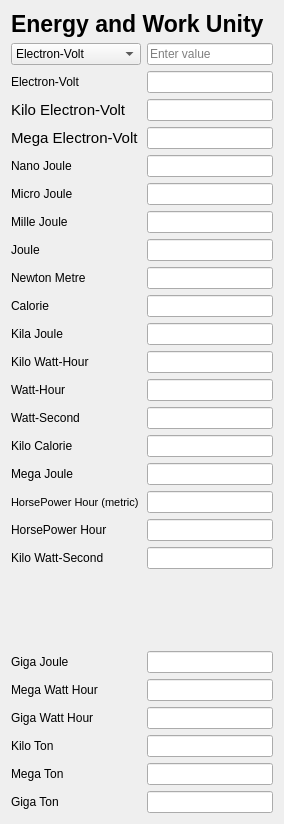
          <widget class="QWidget" name="scrollAreaWidgetContents_11">
           <property name="geometry">
            <rect>
             <x>0</x>
             <y>0</y>
             <width>284</width>
             <height>824</height>
            </rect>
           </property>
           <layout class="QGridLayout" name="gridLayout_22">
            <item row="15" column="1">
             <widget class="QLineEdit" name="lineEdit_103">
              <property name="readOnly">
               <bool>true</bool>
              </property>
             </widget>
            </item>
            <item row="0" column="0" colspan="2">
             <widget class="QLabel" name="label_89">
              <property name="font">
               <font>
                <pointsize>17</pointsize>
                <weight>75</weight>
                <bold>true</bold>
               </font>
              </property>
              <property name="text">
               <string>Energy and Work Unity</string>
              </property>
             </widget>
            </item>
            <item row="3" column="1">
             <widget class="QLineEdit" name="lineEdit_91">
              <property name="readOnly">
               <bool>true</bool>
              </property>
             </widget>
            </item>
            <item row="4" column="1">
             <widget class="QLineEdit" name="lineEdit_92">
              <property name="readOnly">
               <bool>true</bool>
              </property>
             </widget>
            </item>
            <item row="2" column="1">
             <widget class="QLineEdit" name="lineEdit_90">
              <property name="readOnly">
               <bool>true</bool>
              </property>
             </widget>
            </item>
            <item row="20" column="0">
             <spacer name="verticalSpacer_10">
              <property name="orientation">
               <enum>Qt::Vertical</enum>
              </property>
              <property name="sizeHint" stdset="0">
               <size>
                <width>20</width>
                <height>91</height>
               </size>
              </property>
             </spacer>
            </item>
            <item row="7" column="0">
             <widget class="QLabel" name="label_95">
              <property name="text">
               <string>Mille Joule</string>
              </property>
             </widget>
            </item>
            <item row="2" column="0">
             <widget class="QLabel" name="label_90">
              <property name="text">
               <string>Electron-Volt</string>
              </property>
             </widget>
            </item>
            <item row="16" column="0">
             <widget class="QLabel" name="label_104">
              <property name="text">
               <string>Mega Joule</string>
              </property>
             </widget>
            </item>
            <item row="6" column="1">
             <widget class="QLineEdit" name="lineEdit_94">
              <property name="readOnly">
               <bool>true</bool>
              </property>
             </widget>
            </item>
            <item row="5" column="1">
             <widget class="QLineEdit" name="lineEdit_93">
              <property name="readOnly">
               <bool>true</bool>
              </property>
             </widget>
            </item>
            <item row="25" column="1">
             <widget class="QLineEdit" name="lineEdit_112">
              <property name="readOnly">
               <bool>true</bool>
              </property>
             </widget>
            </item>
            <item row="24" column="0">
             <widget class="QLabel" name="label_111">
              <property name="text">
               <string>Kilo Ton</string>
              </property>
             </widget>
            </item>
            <item row="18" column="0">
             <widget class="QLabel" name="label_106">
              <property name="text">
               <string>HorsePower Hour</string>
              </property>
             </widget>
            </item>
            <item row="11" column="1">
             <widget class="QLineEdit" name="lineEdit_99">
              <property name="readOnly">
               <bool>true</bool>
              </property>
             </widget>
            </item>
            <item row="9" column="1">
             <widget class="QLineEdit" name="lineEdit_97">
              <property name="readOnly">
               <bool>true</bool>
              </property>
             </widget>
            </item>
            <item row="8" column="1">
             <widget class="QLineEdit" name="lineEdit_96">
              <property name="readOnly">
               <bool>true</bool>
              </property>
             </widget>
            </item>
            <item row="23" column="0">
             <widget class="QLabel" name="label_110">
              <property name="text">
               <string>Giga Watt Hour</string>
              </property>
             </widget>
            </item>
            <item row="23" column="1">
             <widget class="QLineEdit" name="lineEdit_110">
              <property name="readOnly">
               <bool>true</bool>
              </property>
             </widget>
            </item>
            <item row="14" column="0">
             <widget class="QLabel" name="label_102">
              <property name="text">
               <string>Watt-Second</string>
              </property>
             </widget>
            </item>
            <item row="4" column="0">
             <widget class="QLabel" name="label_92">
              <property name="font">
               <font>
                <pointsize>11</pointsize>
               </font>
              </property>
              <property name="text">
               <string>Mega Electron-Volt</string>
              </property>
             </widget>
            </item>
            <item row="8" column="0">
             <widget class="QLabel" name="label_96">
              <property name="text">
               <string>Joule</string>
              </property>
             </widget>
            </item>
            <item row="14" column="1">
             <widget class="QLineEdit" name="lineEdit_102">
              <property name="readOnly">
               <bool>true</bool>
              </property>
             </widget>
            </item>
            <item row="16" column="1">
             <widget class="QLineEdit" name="lineEdit_104">
              <property name="readOnly">
               <bool>true</bool>
              </property>
             </widget>
            </item>
            <item row="18" column="1">
             <widget class="QLineEdit" name="lineEdit_106">
              <property name="readOnly">
               <bool>true</bool>
              </property>
             </widget>
            </item>
            <item row="21" column="0">
             <widget class="QLabel" name="label_108">
              <property name="text">
               <string>Giga Joule</string>
              </property>
             </widget>
            </item>
            <item row="24" column="1">
             <widget class="QLineEdit" name="lineEdit_111">
              <property name="readOnly">
               <bool>true</bool>
              </property>
             </widget>
            </item>
            <item row="21" column="1">
             <widget class="QLineEdit" name="lineEdit_108">
              <property name="readOnly">
               <bool>true</bool>
              </property>
             </widget>
            </item>
            <item row="10" column="1">
             <widget class="QLineEdit" name="lineEdit_98">
              <property name="readOnly">
               <bool>true</bool>
              </property>
             </widget>
            </item>
            <item row="7" column="1">
             <widget class="QLineEdit" name="lineEdit_95">
              <property name="readOnly">
               <bool>true</bool>
              </property>
             </widget>
            </item>
            <item row="13" column="0">
             <widget class="QLabel" name="label_101">
              <property name="text">
               <string>Watt-Hour</string>
              </property>
             </widget>
            </item>
            <item row="9" column="0">
             <widget class="QLabel" name="label_97">
              <property name="text">
               <string>Newton Metre</string>
              </property>
             </widget>
            </item>
            <item row="22" column="0">
             <widget class="QLabel" name="label_109">
              <property name="text">
               <string>Mega Watt Hour</string>
              </property>
             </widget>
            </item>
            <item row="1" column="1">
             <widget class="QLineEdit" name="lineEdit_89">
              <property name="dragEnabled">
               <bool>true</bool>
              </property>
              <property name="placeholderText">
               <string>Enter value</string>
              </property>
              <property name="clearButtonEnabled">
               <bool>true</bool>
              </property>
             </widget>
            </item>
            <item row="10" column="0">
             <widget class="QLabel" name="label_98">
              <property name="text">
               <string>Calorie</string>
              </property>
             </widget>
            </item>
            <item row="12" column="0">
             <widget class="QLabel" name="label_100">
              <property name="text">
               <string>Kilo Watt-Hour</string>
              </property>
             </widget>
            </item>
            <item row="22" column="1">
             <widget class="QLineEdit" name="lineEdit_109"/>
            </item>
            <item row="13" column="1">
             <widget class="QLineEdit" name="lineEdit_101">
              <property name="readOnly">
               <bool>true</bool>
              </property>
             </widget>
            </item>
            <item row="6" column="0">
             <widget class="QLabel" name="label_94">
              <property name="text">
               <string>Micro Joule</string>
              </property>
             </widget>
            </item>
            <item row="3" column="0">
             <widget class="QLabel" name="label_91">
              <property name="font">
               <font>
                <pointsize>11</pointsize>
               </font>
              </property>
              <property name="text">
               <string>Kilo Electron-Volt</string>
              </property>
             </widget>
            </item>
            <item row="19" column="0">
             <widget class="QLabel" name="label_107">
              <property name="text">
               <string>Kilo Watt-Second</string>
              </property>
             </widget>
            </item>
            <item row="25" column="0">
             <widget class="QLabel" name="label_112">
              <property name="text">
               <string>Mega Ton</string>
              </property>
             </widget>
            </item>
            <item row="5" column="0">
             <widget class="QLabel" name="label_93">
              <property name="text">
               <string>Nano Joule</string>
              </property>
             </widget>
            </item>
            <item row="1" column="0">
             <widget class="QComboBox" name="comboBox_24">
              <property name="maximumSize">
               <size>
                <width>130</width>
                <height>16777215</height>
               </size>
              </property>
              <item>
               <property name="text">
                <string>Electron-Volt</string>
               </property>
              </item>
              <item>
               <property name="text">
                <string>Kilo Electron-Volt</string>
               </property>
              </item>
              <item>
               <property name="text">
                <string>Mega Electron-Volt</string>
               </property>
              </item>
              <item>
               <property name="text">
                <string>Nano Joule</string>
               </property>
              </item>
              <item>
               <property name="text">
                <string>Micro Joule</string>
               </property>
              </item>
              <item>
               <property name="text">
                <string>Milli Joule</string>
               </property>
              </item>
              <item>
               <property name="text">
                <string>Joule</string>
               </property>
              </item>
              <item>
               <property name="text">
                <string>Newton Metre</string>
               </property>
              </item>
              <item>
               <property name="text">
                <string>Calorie</string>
               </property>
              </item>
              <item>
               <property name="text">
                <string>Kilo Joule</string>
               </property>
              </item>
              <item>
               <property name="text">
                <string>Kilo Watt-Hour</string>
               </property>
              </item>
              <item>
               <property name="text">
                <string>Watt-Hour</string>
               </property>
              </item>
              <item>
               <property name="text">
                <string>Watt-Second</string>
               </property>
              </item>
              <item>
               <property name="text">
                <string>Kilo Calorie</string>
               </property>
              </item>
              <item>
               <property name="text">
                <string>Mega Joule</string>
               </property>
              </item>
              <item>
               <property name="text">
                <string>HorsePower Hour (metric)</string>
               </property>
              </item>
              <item>
               <property name="text">
                <string>HorsePower Hour</string>
               </property>
              </item>
              <item>
               <property name="text">
                <string>Kilo Watt-Second</string>
               </property>
              </item>
              <item>
               <property name="text">
                <string>Giga Joule</string>
               </property>
              </item>
              <item>
               <property name="text">
                <string>Mega Watt-Hour</string>
               </property>
              </item>
              <item>
               <property name="text">
                <string>Giga Watt-Hour</string>
               </property>
              </item>
              <item>
               <property name="text">
                <string>Kilo Ton</string>
               </property>
              </item>
              <item>
               <property name="text">
                <string>Mega Ton</string>
               </property>
              </item>
              <item>
               <property name="text">
                <string>Giga Ton</string>
               </property>
              </item>
             </widget>
            </item>
            <item row="12" column="1">
             <widget class="QLineEdit" name="lineEdit_100">
              <property name="readOnly">
               <bool>true</bool>
              </property>
             </widget>
            </item>
            <item row="17" column="0">
             <widget class="QLabel" name="label_105">
              <property name="font">
               <font>
                <pointsize>8</pointsize>
               </font>
              </property>
              <property name="text">
               <string>HorsePower Hour (metric)</string>
              </property>
             </widget>
            </item>
            <item row="19" column="1">
             <widget class="QLineEdit" name="lineEdit_107">
              <property name="readOnly">
               <bool>true</bool>
              </property>
             </widget>
            </item>
            <item row="17" column="1">
             <widget class="QLineEdit" name="lineEdit_105">
              <property name="readOnly">
               <bool>true</bool>
              </property>
             </widget>
            </item>
            <item row="15" column="0">
             <widget class="QLabel" name="label_103">
              <property name="text">
               <string>Kilo Calorie</string>
              </property>
             </widget>
            </item>
            <item row="11" column="0">
             <widget class="QLabel" name="label_99">
              <property name="text">
               <string>Kila Joule</string>
              </property>
             </widget>
            </item>
            <item row="26" column="0">
             <widget class="QLabel" name="label_113">
              <property name="text">
               <string>Giga Ton</string>
              </property>
             </widget>
            </item>
            <item row="26" column="1">
             <widget class="QLineEdit" name="lineEdit_113">
              <property name="readOnly">
               <bool>true</bool>
              </property>
             </widget>
            </item>
           </layout>
          </widget>
